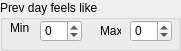
    <widget class="QGroupBox" name="dayGroupBox_13">
     <property name="geometry">
      <rect>
       <x>390</x>
       <y>140</y>
       <width>181</width>
       <height>51</height>
      </rect>
     </property>
     <property name="title">
      <string>Prev day feels like</string>
     </property>
     <widget class="QSpinBox" name="minPrevFeelslikeSpinbox">
      <property name="geometry">
       <rect>
        <x>40</x>
        <y>20</y>
        <width>42</width>
        <height>22</height>
       </rect>
      </property>
      <property name="minimum">
       <number>-200</number>
      </property>
      <property name="maximum">
       <number>200</number>
      </property>
     </widget>
     <widget class="QLabel" name="minLabel_13">
      <property name="geometry">
       <rect>
        <x>10</x>
        <y>20</y>
        <width>21</width>
        <height>16</height>
       </rect>
      </property>
      <property name="text">
       <string>Min</string>
      </property>
     </widget>
     <widget class="QLabel" name="maxLabel_13">
      <property name="geometry">
       <rect>
        <x>100</x>
        <y>20</y>
        <width>21</width>
        <height>21</height>
       </rect>
      </property>
      <property name="text">
       <string>Max</string>
      </property>
     </widget>
     <widget class="QSpinBox" name="maxPrevFeelslikeSpinbox">
      <property name="geometry">
       <rect>
        <x>130</x>
        <y>20</y>
        <width>42</width>
        <height>22</height>
       </rect>
      </property>
      <property name="minimum">
       <number>-200</number>
      </property>
      <property name="maximum">
       <number>200</number>
      </property>
     </widget>
    </widget>
